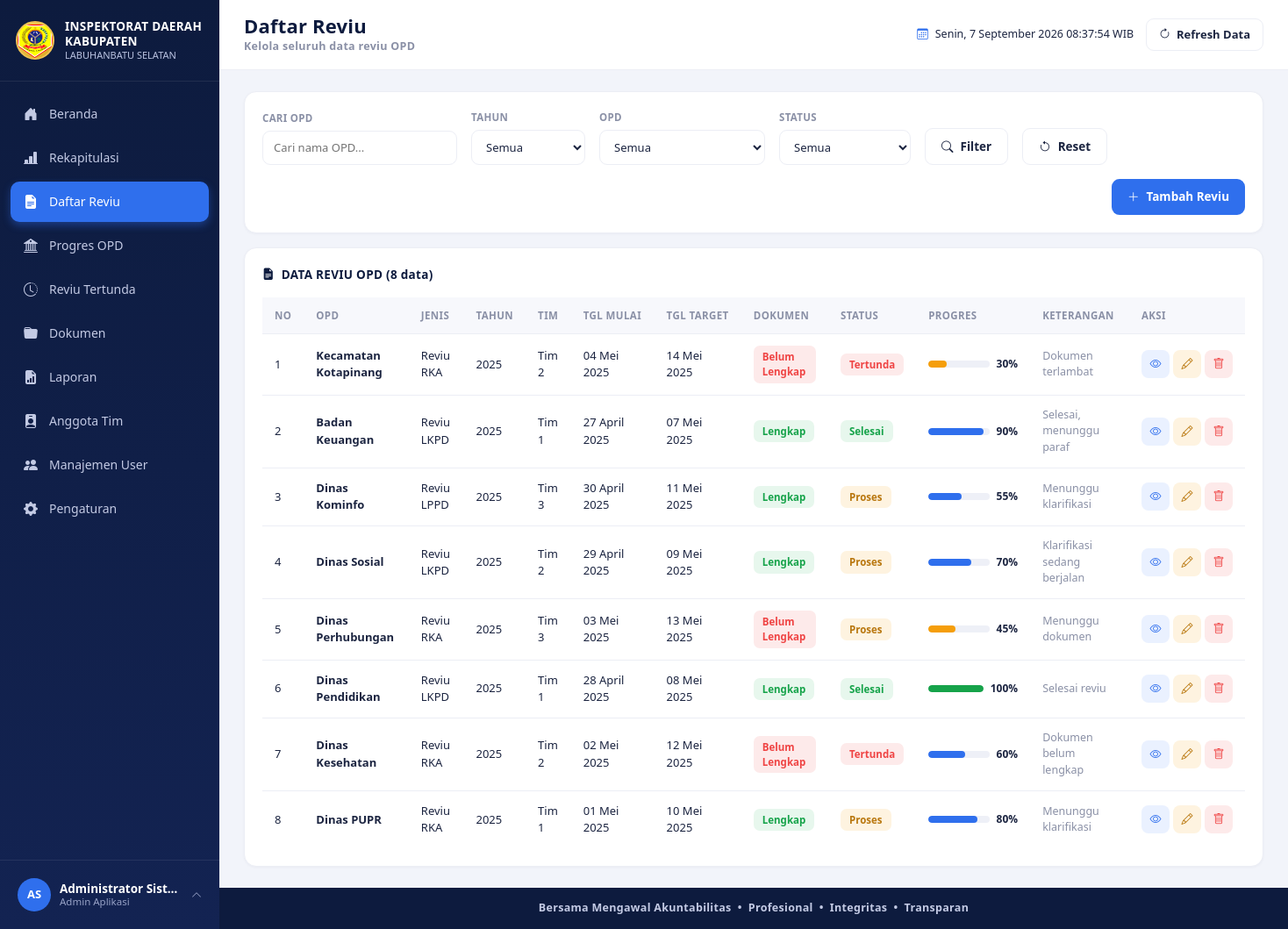
/daftar_reviu.php (signed in), run on the app's committed database.
### tables this page shows
CREATE TABLE users (
  id INT AUTO_INCREMENT PRIMARY KEY,
  username VARCHAR(50) NOT NULL UNIQUE,
  password VARCHAR(255) NOT NULL,
  nama_lengkap VARCHAR(100) NOT NULL,
  jabatan VARCHAR(100) DEFAULT NULL,
  role_id INT NOT NULL,
  avatar VARCHAR(255) DEFAULT NULL,
  status ENUM('aktif','nonaktif') NOT NULL DEFAULT 'aktif',
  created_at TIMESTAMP DEFAULT CURRENT_TIMESTAMP,
  CONSTRAINT fk_users_role FOREIGN KEY (role_id) REFERENCES roles(id)
);

CREATE TABLE reviu (
  id INT AUTO_INCREMENT PRIMARY KEY,
  opd_id INT NOT NULL,
  jenis_reviu_id INT NOT NULL,
  tim_reviu_id INT NOT NULL,
  tahun YEAR NOT NULL,
  tgl_mulai DATE NOT NULL,
  tgl_target_selesai DATE NOT NULL,
  dokumen_status ENUM('Lengkap','Belum Lengkap') NOT NULL DEFAULT 'Belum Lengkap',
  status ENUM('Belum Mulai','Proses','Selesai','Tertunda') NOT NULL DEFAULT 'Belum Mulai',
  progres TINYINT UNSIGNED NOT NULL DEFAULT 0,
  keterangan VARCHAR(255) DEFAULT NULL,
  created_by INT DEFAULT NULL,
  created_at TIMESTAMP DEFAULT CURRENT_TIMESTAMP,
  updated_at TIMESTAMP DEFAULT CURRENT_TIMESTAMP ON UPDATE CURRENT_TIMESTAMP,
  CONSTRAINT fk_reviu_opd FOREIGN KEY (opd_id) REFERENCES opd(id),
  CONSTRAINT fk_reviu_jenis FOREIGN KEY (jenis_reviu_id) REFERENCES jenis_reviu(id),
  CONSTRAINT fk_reviu_tim FOREIGN KEY (tim_reviu_id) REFERENCES tim_reviu(id)
);

CREATE TABLE opd (
  id INT AUTO_INCREMENT PRIMARY KEY,
  nama_opd VARCHAR(150) NOT NULL,
  created_at TIMESTAMP DEFAULT CURRENT_TIMESTAMP
);

CREATE TABLE jenis_reviu (
  id INT AUTO_INCREMENT PRIMARY KEY,
  nama_jenis VARCHAR(100) NOT NULL
);

CREATE TABLE tim_reviu (
  id INT AUTO_INCREMENT PRIMARY KEY,
  nama_tim VARCHAR(50) NOT NULL
);

### includes/auth.php (called while the page is built, shortened)
<?php
require_once __DIR__ . '/../config/database.php';
function is_logged_in()
{
    return isset($_SESSION['user_id']);
}
function base_url($path = '')
{
    return ROOT_URL . $path;
}
function current_user_data()
{
    global $pdo;
    $stmt = $pdo->prepare("SELECT u.*, r.nama_role, r.slug AS role_slug
                            FROM users u JOIN roles r ON r.id = u.role_id
                            WHERE u.id = ? LIMIT 1");
    $stmt->execute([$_SESSION['user_id']]);
    $cached = $stmt->fetch();
    return $cached;
}

### includes/functions.php (called while the page is built, shortened)
<?php
function e($str)
{
    return htmlspecialchars((string) $str, ENT_QUOTES, 'UTF-8');
}
function format_tanggal_indo($date)
{
    $bulan = ['', 'Januari', 'Februari', 'Maret', 'April', 'Mei', 'Juni', 'Juli', 'Agustus', 'September', 'Oktober', 'November', 'Desember'];
    $ts = strtotime($date);
    return date('d', $ts) . ' ' . $bulan[(int) date('n', $ts)] . ' ' . date('Y', $ts);
}
function status_badge_class($status)
{
    switch ($status) {
        case 'Selesai':      return 'badge-selesai';
        case 'Proses':       return 'badge-proses';
        case 'Tertunda':     return 'badge-tertunda';
    }
}
function dokumen_badge_class($status)
{
    return $status === 'Lengkap' ? 'badge-lengkap' : 'badge-belumlengkap';
}
function progres_bar_color($progres)
{
    if ($progres >= 100) return '#16a34a';
    if ($progres >= 50) return '#2f6fed';
    if ($progres >= 1) return '#f59e0b';
    return '#9ca3af';
}
function avatar_url($avatar)
{
    return null;
}
function initials($name)
{
    $parts = preg_split('/\s+/', trim((string) $name));
    $initials = '';
    foreach (array_slice($parts, 0, 2) as $p) {
        if ($p !== '') {
            $initials .= strtoupper(substr($p, 0, 1));
        }
    }
    return $initials !== '' ? $initials : 'U';
}

### daftar_reviu.php (the view, shortened to what this page needs)
<?php
require_once __DIR__ . '/includes/auth.php';
require_once __DIR__ . '/includes/functions.php';
$q = trim($_GET['q'] ?? '');
$where = [];
$params = [];
$where_sql = $where ? ('WHERE ' . implode(' AND ', $where)) : '';
$sql = "SELECT r.*, o.nama_opd, j.nama_jenis, t.nama_tim
        FROM reviu r
        JOIN opd o ON o.id = r.opd_id
        JOIN jenis_reviu j ON j.id = r.jenis_reviu_id
        JOIN tim_reviu t ON t.id = r.tim_reviu_id
        $where_sql
        ORDER BY r.id DESC";
$stmt = $pdo->prepare($sql);
$stmt->execute($params);
$data = $stmt->fetchAll();
include __DIR__ . '/includes/header.php';
?>
<div class="card-x mb-3">
  <form method="GET" class="d-flex align-items-end gap-3 flex-wrap">
    <div class="filter-group" style="min-width:200px;">
      <label>Cari OPD</label>
      <input type="text" name="q" class="form-control-x" placeholder="Cari nama OPD..." value="<?= e($q) ?>">
    </div>
    <div class="filter-group" style="min-width:130px;">
      <label>Tahun</label>
      <select name="tahun" class="form-select-x">
        <option value="">Semua</option>
      </select>
    </div>
    <div class="filter-group" style="min-width:180px;">
      <label>OPD</label>
      <select name="opd" class="form-select-x">
        <option value="">Semua</option>
      </select>
    </div>
    <div class="filter-group" style="min-width:150px;">
      <label>Status</label>
      <select name="status" class="form-select-x">
        <option value="">Semua</option>
      </select>
    </div>
    <button type="submit" class="btn-x btn-outline-x"><i class="bi bi-search"></i> Filter</button>
    <a href="daftar_reviu.php" class="btn-x btn-outline-x"><i class="bi bi-arrow-counterclockwise"></i> Reset</a>
    <button type="button" class="btn-x btn-primary-x ms-auto" onclick="openAddModal()"><i class="bi bi-plus-lg"></i> Tambah Reviu</button>
  </form>
</div>
<div class="card-x">
  <div class="card-x-title"><i class="bi bi-file-earmark-text-fill"></i> DATA REVIU OPD (<?= count($data) ?> data)</div>
  <div style="overflow-x:auto;">
    <table class="table-x">
      <thead>
        <tr>
          <th>No</th><th>OPD</th><th>Jenis</th><th>Tahun</th><th>Tim</th><th>Tgl Mulai</th><th>Tgl Target</th>
          <th>Dokumen</th><th>Status</th><th style="min-width:130px;">Progres</th><th>Keterangan</th><th>Aksi</th>
        </tr>
      </thead>
      <tbody>
        <?php if (empty($data)): ?>
          <tr><td colspan="12" class="text-center py-4 small-muted">Tidak ada data.</td></tr>
        <?php else: $no = 1; foreach ($data as $r): ?>
        <tr>
          <td><?= $no++ ?></td>
          <td><b><?= e($r['nama_opd']) ?></b></td>
          <td><?= e($r['nama_jenis']) ?></td>
          <td><?= e($r['tahun']) ?></td>
          <td><?= e($r['nama_tim']) ?></td>
          <td><?= format_tanggal_indo($r['tgl_mulai']) ?></td>
          <td><?= format_tanggal_indo($r['tgl_target_selesai']) ?></td>
          <td><span class="badge-x <?= dokumen_badge_class($r['dokumen_status']) ?>"><?= e($r['dokumen_status']) ?></span></td>
          <td><span class="badge-x <?= status_badge_class($r['status']) ?>"><?= e($r['status']) ?></span></td>
          <td>
            <div class="d-flex align-items-center gap-2">
              <div class="progress-thin" style="flex:1;"><div class="bar" style="width:<?= (int)$r['progres'] ?>%; background:<?= progres_bar_color($r['progres']) ?>;"></div></div>
              <span style="font-weight:700; font-size:12px;"><?= (int)$r['progres'] ?>%</span>
            </div>
          </td>
          <td class="small-muted"><?= e($r['keterangan'] ?: '-') ?></td>
          <td>
            <div class="d-flex gap-1">
              <a href="reviu_detail.php?id=<?= (int)$r['id'] ?>" class="btn-eye" title="Lihat"><i class="bi bi-eye"></i></a>
              <button type="button" class="btn-eye" style="background:var(--amber-light); color:#b9770e;" title="Edit"
                onclick='openEditModal(<?= json_encode([
                    "id" => $r['id'], "opd_id" => $r['opd_id'], "jenis_reviu_id" => $r['jenis_reviu_id'],
                    "tim_reviu_id" => $r['tim_reviu_id'], "tahun" => $r['tahun'], "tgl_mulai" => $r['tgl_mulai'],
                    "tgl_target_selesai" => $r['tgl_target_selesai'], "dokumen_status" => $r['dokumen_status'],
                    "status" => $r['status'], "progres" => $r['progres'], "keterangan" => $r['keterangan'],
                ], JSON_UNESCAPED_UNICODE | JSON_HEX_APOS | JSON_HEX_QUOT) ?>)'>
                <i class="bi bi-pencil"></i>
              </button>
              <form method="POST" action="process/process_reviu.php" onsubmit="return confirm('Yakin hapus data reviu ini?');" style="display:inline;">
                <button type="submit" class="btn-eye" style="background:var(--red-light); color:var(--red);" title="Hapus"><i class="bi bi-trash"></i></button>
              </form>
            </div>
          </td>
        </tr>
        <?php endforeach; endif; ?>
      </tbody>
    </table>
  </div>
</div>
<?php
include __DIR__ . '/includes/footer.php';
?>

### includes/sidebar.php (shortened to what this page needs)
<?php
$__user = current_user_data();
$__role = current_role();
$__current_page = basename($_SERVER['PHP_SELF']);
$menu_items = [
  ['label' => 'Beranda',         'icon' => 'bi-house-door-fill',            'link' => 'index.php',           'roles' => ['administrator', 'auditor', 'pimpinan']],
  ['label' => 'Rekapitulasi',    'icon' => 'bi-bar-chart-line-fill',        'link' => 'rekapitulasi.php',    'roles' => ['administrator', 'auditor', 'pimpinan']],
  ['label' => 'Daftar Reviu',    'icon' => 'bi-file-earmark-text-fill',     'link' => 'daftar_reviu.php',    'roles' => ['administrator', 'auditor']],
  ['label' => 'Progres OPD',     'icon' => 'bi-bank2',                      'link' => 'progres_opd.php',     'roles' => ['administrator', 'auditor']],
  ['label' => 'Reviu Tertunda',  'icon' => 'bi-clock-history',              'link' => 'reviu_tertunda.php',  'roles' => ['administrator', 'auditor']],
  ['label' => 'Dokumen',         'icon' => 'bi-folder-fill',                'link' => 'dokumen.php',         'roles' => ['administrator', 'auditor']],
  ['label' => 'Laporan',         'icon' => 'bi-file-earmark-bar-graph-fill', 'link' => 'laporan.php',        'roles' => ['administrator', 'auditor']],
  ['label' => 'Anggota Tim',     'icon' => 'bi-person-badge-fill',          'link' => 'anggota_tim.php',     'roles' => ['administrator']],
  ['label' => 'Manajemen User',  'icon' => 'bi-people-fill',                'link' => 'user_management.php', 'roles' => ['administrator']],
  ['label' => 'Pengaturan',      'icon' => 'bi-gear-fill',                  'link' => 'pengaturan.php',      'roles' => ['administrator', 'auditor']],
];
$__avatar = avatar_url($__user['avatar']);
?>
<aside class="sidebar" id="appSidebar">
    <div class="sidebar-brand">
        <img src="<?= e(base_url('assets/images/logo-kabupaten.png')) ?>" alt="Logo Kabupaten Labuhanbatu Selatan"
            class="logo-emblem" onerror="this.style.display='none'">
        <div class="brand-text">
            <div class="t1">INSPEKTORAT DAERAH</div>
            <div class="t1">KABUPATEN</div>
            <div class="t2">LABUHANBATU SELATAN</div>
        </div>
    </div>
    <nav class="sidebar-menu">
        <?php foreach ($menu_items as $item):
      $is_active = $__current_page === $item['link'];
    ?>
        <a href="<?= e(base_url($item['link'])) ?>" class="menu-item <?= $is_active ? 'active' : '' ?>">
            <i class="bi <?= e($item['icon']) ?>"></i>
            <span><?= e($item['label']) ?></span>
        </a>
        <?php endforeach; ?>
    </nav>
    <div class="sidebar-user">
        <div class="user-row" id="userRowToggle">
            <?php if ($__avatar): ?>
            <img src="<?= e($__avatar) ?>" class="avatar-sm" alt="avatar">
            <?php else: ?>
            <div class="avatar-sm"><?= e(initials($__user['nama_lengkap'])) ?></div>
            <?php endif; ?>
            <div class="user-info">
                <div class="u-name"><?= e($__user['nama_lengkap']) ?></div>
                <div class="u-role"><?= e($__user['jabatan'] ? $__user['jabatan'] : role_label($__role)) ?></div>
            </div>
            <i class="bi bi-chevron-up caret"></i>
        </div>
    </div>
</aside>

### data on the page
users: nama_lengkap "AS", nama_lengkap "Administrator Sist…", jabatan "Admin Aplikasi"
reviu: opd.nama_opd "Kecamatan Kotapinang", jenis_reviu.nama_jenis "Reviu RKA", tahun "2025", tim_reviu.nama_tim "Tim 2", tgl_mulai "04 Mei 2025", tgl_target_selesai "14 Mei 2025", dokumen_status "Belum Lengkap", status "Tertunda", progres "30", keterangan "Dokumen terlambat"
reviu: opd.nama_opd "Badan Keuangan", jenis_reviu.nama_jenis "Reviu LKPD", tahun "2025", tim_reviu.nama_tim "Tim 1", tgl_mulai "27 April 2025", tgl_target_selesai "07 Mei 2025", dokumen_status "Lengkap", status "Selesai", progres "90", keterangan "Selesai, menunggu paraf"
reviu: opd.nama_opd "Dinas Kominfo", jenis_reviu.nama_jenis "Reviu LPPD", tahun "2025", tim_reviu.nama_tim "Tim 3", tgl_mulai "30 April 2025", tgl_target_selesai "11 Mei 2025", dokumen_status "Lengkap", status "Proses", progres "55", keterangan "Menunggu klarifikasi"
reviu: opd.nama_opd "Dinas Sosial", jenis_reviu.nama_jenis "Reviu LKPD", tahun "2025", tim_reviu.nama_tim "Tim 2", tgl_mulai "29 April 2025", tgl_target_selesai "09 Mei 2025", dokumen_status "Lengkap", status "Proses", progres "70", keterangan "Klarifikasi sedang berjalan"
reviu: opd.nama_opd "Dinas Perhubungan", jenis_reviu.nama_jenis "Reviu RKA", tahun "2025", tim_reviu.nama_tim "Tim 3", tgl_mulai "03 Mei 2025", tgl_target_selesai "13 Mei 2025", dokumen_status "Belum Lengkap", status "Proses", progres "45", keterangan "Menunggu dokumen"
reviu: opd.nama_opd "Dinas Pendidikan", jenis_reviu.nama_jenis "Reviu LKPD", tahun "2025", tim_reviu.nama_tim "Tim 1", tgl_mulai "28 April 2025", tgl_target_selesai "08 Mei 2025", dokumen_status "Lengkap", status "Selesai", progres "100", keterangan "Selesai reviu"
reviu: opd.nama_opd "Dinas Kesehatan", jenis_reviu.nama_jenis "Reviu RKA", tahun "2025", tim_reviu.nama_tim "Tim 2", tgl_mulai "02 Mei 2025", tgl_target_selesai "12 Mei 2025", dokumen_status "Belum Lengkap", status "Tertunda", progres "60", keterangan "Dokumen belum lengkap"
reviu: opd.nama_opd "Dinas PUPR", jenis_reviu.nama_jenis "Reviu RKA", tahun "2025", tim_reviu.nama_tim "Tim 1", tgl_mulai "01 Mei 2025", tgl_target_selesai "10 Mei 2025", dokumen_status "Lengkap", status "Proses", progres "80", keterangan "Menunggu klarifikasi"

### other printed values
$item['label'] "Beranda"
$item['label'] "Rekapitulasi"
$item['label'] "Daftar Reviu"
$item['label'] "Progres OPD"
$item['label'] "Reviu Tertunda"
$item['label'] "Dokumen"
$item['label'] "Laporan"
$item['label'] "Anggota Tim"
$item['label'] "Manajemen User"
$item['label'] "Pengaturan"
$page_title "Daftar Reviu"
$page_subtitle "Kelola seluruh data reviu OPD"
count($data) "8"
